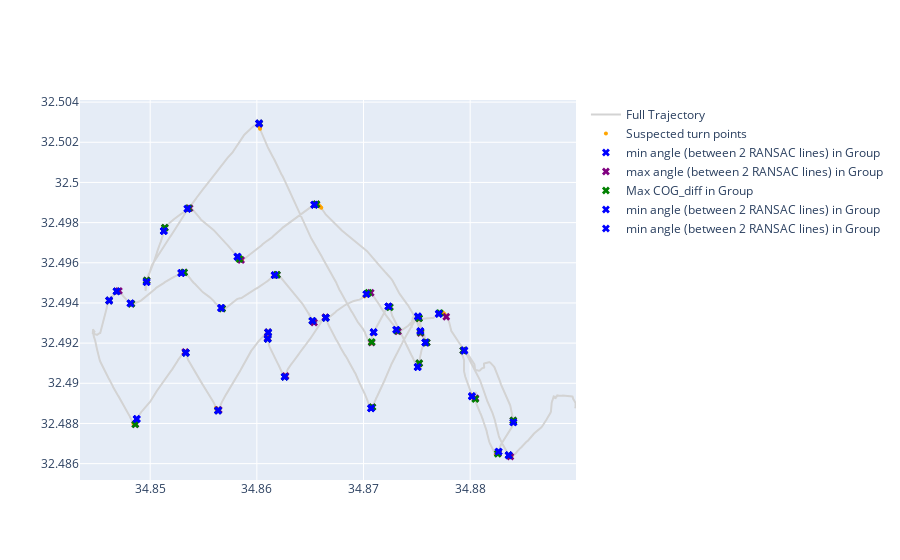

Notebook code cell kept with this figure:
### Code cell
# Plot the results

# Add turn candidate points (not part of any stable segment)
fig.add_trace(go.Scatter(
    x=final_turns_min_angle['longitude'],
    y=final_turns_min_angle['latitude'],
    mode='markers',
    marker=dict(color='blue', size=7, symbol='x'),
    name='min angle (between 2 RANSAC lines) in Group',
    hovertext=[
    f"Turn Group: {row['group_id']}<br>"
    f"Turn Index: {row['turn_index']}<br>"
    f"DF Index: {row['df_index']}<br>"
    f"Angle: {row['Angle (degrees)']:.2f}°<br>"
    f"COG_diff: {row['COG_diff']:.2f}°"
    f"Turn Index: {row['group_id']}<br>"
    for _, row in final_turns_min_angle.iterrows()
    ],
    hoverinfo='text'
))
# Show the plot
fig.show()

### Figure 1 — Plotly figure (JSON) as saved in the notebook; plotly's stock layout.template omitted (floating-point values rounded to 4 significant figures; data arrays with more than 128 entries replaced by an {"elided": "..."} marker saying what was removed)
{"data": [{"line": {"color": "lightgray"}, "mode": "lines", "name": "Full Trajectory", "type": "scatter", "x": {"elided": "4000 float values"}, "y": {"elided": "4000 float values"}}, {"hoverinfo": "text", "hovertext": {"elided": "159 str values"}, "marker": {"color": "orange", "size": 4}, "mode": "markers", "name": "Suspected turn points", "type": "scatter", "x": {"elided": "159 float values"}, "y": {"elided": "159 float values"}}, {"hoverinfo": "text", "hovertext": ["Turn Group: 1<br>Turn Index: 150<br>DF Index: 1269<br>Angle: 65.65°<br>COG_diff: 17.89°Turn Index: 1<br>", "Turn Group: 2<br>Turn Index: 153<br>DF Index: 1332<br>Angle: 62.76°<br>COG_diff: 5.80°Turn Index: 2<br>", "Turn Group: 3<br>Turn Index: 159<br>DF Index: 1387<br>Angle: 60.89°<br>COG_diff: 1.18°Turn Index: 3<br>", "Turn Group: 4<br>Turn Index: 222<br>DF Index: 1535<br>Angle: 70.46°<br>COG_diff: 12.73°Turn Index: 4<br>", "Turn Group: 5<br>Turn Index: 223<br>DF Index: 1558<br>Angle: 68.42°<br>COG_diff: 10.56°Turn Index: 5<br>", "Turn Group: 6<br>Turn Index: 310<br>DF Index: 1810<br>Angle: 30.66°<br>COG_diff: 9.01°Turn Index: 6<br>", "Turn Group: 7<br>Turn Index: 313<br>DF Index: 1843<br>Angle: 50.45°<br>COG_diff: 11.44°Turn Index: 7<br>", "Turn Group: 8<br>Turn Index: 318<br>DF Index: 1872<br>Angle: 36.12°<br>COG_diff: 6.68°Turn Index: 8<br>", "Turn Group: 9<br>Turn Index: 325<br>DF Index: 1913<br>Angle: 50.72°<br>COG_diff: 17.52°Turn Index: 9<br>", "Turn Group: 10<br>Turn Index: 328<br>DF Index: 1949<br>Angle: 49.40°<br>COG_diff: 10.51°Turn Index: 10<br>", "Turn Group: 11<br>Turn Index: 335<br>DF Index: 1993<br>Angle: 46.17°<br>COG_diff: 9.91°Turn Index: 11<br>", "Turn Group: 12<br>Turn Index: 339<br>DF Index: 2029<br>Angle: 38.30°<br>COG_diff: 7.40°Turn Index: 12<br>", "Turn Group: 13<br>Turn Index: 342<br>DF Index: 2072<br>Angle: 40.52°<br>COG_diff: 12.51°Turn Index: 13<br>", "Turn Group: 14<br>Turn Index: 346<br>DF Index: 2092<br>Angle: 53.55°<br>COG_diff: 13.47°Turn Index: 14<br>", "Turn Group: 15<br>Turn Index: 354<br>DF Index: 2115<br>Angle: 27.48°<br>COG_diff: 2.02°Turn Index: 15<br>", "Turn Group: 16<br>Turn Index: 457<br>DF Index: 2359<br>Angle: 32.26°<br>COG_diff: 9.56°Turn Index: 16<br>", "Turn Group: 17<br>Turn Index: 460<br>DF Index: 2423<br>Angle: 80.51°<br>COG_diff: 29.74°Turn Index: 17<br>", "Turn Group: 18<br>Turn Index: 464<br>DF Index: 2473<br>Angle: 78.30°<br>COG_diff: 28.04°Turn Index: 18<br>", "Turn Group: 19<br>Turn Index: 468<br>DF Index: 2544<br>Angle: 81.82°<br>COG_diff: 22.57°Turn Index: 19<br>", "Turn Group: 20<br>Turn Index: 489<br>DF Index: 2573<br>Angle: 79.68°<br>COG_diff: 8.00°Turn Index: 20<br>", "Turn Group: 21<br>Turn Index: 490<br>DF Index: 2601<br>Angle: 77.15°<br>COG_diff: 25.69°Turn Index: 21<br>", "Turn Group: 22<br>Turn Index: 494<br>DF Index: 2657<br>Angle: 84.72°<br>COG_diff: 34.21°Turn Index: 22<br>", "Turn Group: 23<br>Turn Index: 495<br>DF Index: 2727<br>Angle: 73.33°<br>COG_diff: 23.79°Turn Index: 23<br>", "Turn Group: 24<br>Turn Index: 500<br>DF Index: 2802<br>Angle: 67.32°<br>COG_diff: 22.99°Turn Index: 24<br>", "Turn Group: 25<br>Turn Index: 505<br>DF Index: 2821<br>Angle: 27.89°<br>COG_diff: 6.95°Turn Index: 25<br>", "Turn Group: 26<br>Turn Index: 597<br>DF Index: 3018<br>Angle: 33.47°<br>COG_diff: 4.47°Turn Index: 26<br>", "Turn Group: 27<br>Turn Index: 606<br>DF Index: 3111<br>Angle: 48.80°<br>COG_diff: 5.06°Turn Index: 27<br>", "Turn Group: 28<br>Turn Index: 612<br>DF Index: 3174<br>Angle: 46.09°<br>COG_diff: 0.11°Turn Index: 28<br>", "Turn Group: 29<br>Turn Index: 615<br>DF Index: 3216<br>Angle: 45.44°<br>COG_diff: 11.38°Turn Index: 29<br>", "Turn Group: 30<br>Turn Index: 618<br>DF Index: 3238<br>Angle: 29.05°<br>COG_diff: 5.94°Turn Index: 30<br>", "Turn Group: 31<br>Turn Index: 621<br>DF Index: 3271<br>Angle: 47.60°<br>COG_diff: 4.26°Turn Index: 31<br>", "Turn Group: 32<br>Turn Index: 674<br>DF Index: 3513<br>Angle: 34.04°<br>COG_diff: 9.26°Turn Index: 32<br>", "Turn Group: 33<br>Turn Index: 694<br>DF Index: 3703<br>Angle: 37.08°<br>COG_diff: 10.40°Turn Index: 33<br>", "Turn Group: 34<br>Turn Index: 695<br>DF Index: 3724<br>Angle: 63.63°<br>COG_diff: 18.99°Turn Index: 34<br>", "Turn Group: 35<br>Turn Index: 701<br>DF Index: 3773<br>Angle: 50.48°<br>COG_diff: 22.30°Turn Index: 35<br>"], "marker": {"color": "blue", "size": 7, "symbol": "x"}, "mode": "markers", "name": "min angle (between 2 RANSAC lines) in Group", "type": "scatter", "x": [34.88, 34.88, 34.88, 34.88, 34.88, 34.88, 34.87, 34.87, 34.87, 34.86, 34.86, 34.85, 34.85, 34.85, 34.85, 34.85, 34.85, 34.86, 34.86, 34.86, 34.86, 34.87, 34.87, 34.88, 34.88, 34.88, 34.87, 34.86, 34.85, 34.85, 34.85, 34.86, 34.87, 34.87, 34.88], "y": [32.49, 32.49, 32.49, 32.49, 32.49, 32.49, 32.49, 32.49, 32.49, 32.5, 32.49, 32.5, 32.49, 32.49, 32.49, 32.49, 32.49, 32.49, 32.49, 32.49, 32.49, 32.49, 32.49, 32.49, 32.49, 32.49, 32.5, 32.5, 32.5, 32.5, 32.5, 32.5, 32.49, 32.49, 32.49]}, {"hoverinfo": "text", "hovertext": ["Turn Group: 1<br>Turn Index: 148<br>DF Index: 1267<br>Angle: 71.72°<br>COG_diff: 15.82°Turn Index: 1<br>", "Turn Group: 2<br>Turn Index: 155<br>DF Index: 1334<br>Angle: 75.14°<br>COG_diff: 15.78°Turn Index: 2<br>", "Turn Group: 3<br>Turn Index: 165<br>DF Index: 1393<br>Angle: 81.18°<br>COG_diff: 26.14°Turn Index: 3<br>", "Turn Group: 4<br>Turn Index: 220<br>DF Index: 1533<br>Angle: 87.16°<br>COG_diff: 9.51°Turn Index: 4<br>", "Turn Group: 5<br>Turn Index: 224<br>DF Index: 1559<br>Angle: 69.72°<br>COG_diff: 12.12°Turn Index: 5<br>", "Turn Group: 6<br>Turn Index: 303<br>DF Index: 1803<br>Angle: 84.55°<br>COG_diff: 4.07°Turn Index: 6<br>", "Turn Group: 7<br>Turn Index: 311<br>DF Index: 1841<br>Angle: 57.69°<br>COG_diff: 12.65°Turn Index: 7<br>", "Turn Group: 8<br>Turn Index: 314<br>DF Index: 1868<br>Angle: 62.33°<br>COG_diff: 5.23°Turn Index: 8<br>", "Turn Group: 9<br>Turn Index: 323<br>DF Index: 1911<br>Angle: 54.93°<br>COG_diff: 13.19°Turn Index: 9<br>", "Turn Group: 10<br>Turn Index: 326<br>DF Index: 1947<br>Angle: 54.95°<br>COG_diff: 16.01°Turn Index: 10<br>", "Turn Group: 11<br>Turn Index: 334<br>DF Index: 1992<br>Angle: 47.17°<br>COG_diff: 14.80°Turn Index: 11<br>", "Turn Group: 12<br>Turn Index: 336<br>DF Index: 2026<br>Angle: 49.46°<br>COG_diff: 19.19°Turn Index: 12<br>", "Turn Group: 13<br>Turn Index: 341<br>DF Index: 2071<br>Angle: 41.37°<br>COG_diff: 15.28°Turn Index: 13<br>", "Turn Group: 14<br>Turn Index: 343<br>DF Index: 2089<br>Angle: 66.07°<br>COG_diff: 11.62°Turn Index: 14<br>", "Turn Group: 15<br>Turn Index: 354<br>DF Index: 2115<br>Angle: 27.48°<br>COG_diff: 2.02°Turn Index: 15<br>", "Turn Group: 16<br>Turn Index: 450<br>DF Index: 2352<br>Angle: 87.60°<br>COG_diff: 7.05°Turn Index: 16<br>", "Turn Group: 17<br>Turn Index: 458<br>DF Index: 2421<br>Angle: 87.83°<br>COG_diff: 19.63°Turn Index: 17<br>", "Turn Group: 18<br>Turn Index: 466<br>DF Index: 2475<br>Angle: 85.57°<br>COG_diff: 19.98°Turn Index: 18<br>", "Turn Group: 19<br>Turn Index: 467<br>DF Index: 2543<br>Angle: 88.68°<br>COG_diff: 21.44°Turn Index: 19<br>", "Turn Group: 20<br>Turn Index: 488<br>DF Index: 2572<br>Angle: 88.33°<br>COG_diff: 4.65°Turn Index: 20<br>", "Turn Group: 21<br>Turn Index: 492<br>DF Index: 2603<br>Angle: 89.53°<br>COG_diff: 18.50°Turn Index: 21<br>", "Turn Group: 22<br>Turn Index: 493<br>DF Index: 2656<br>Angle: 89.26°<br>COG_diff: 18.12°Turn Index: 22<br>", "Turn Group: 23<br>Turn Index: 498<br>DF Index: 2730<br>Angle: 87.43°<br>COG_diff: 28.98°Turn Index: 23<br>", "Turn Group: 24<br>Turn Index: 503<br>DF Index: 2805<br>Angle: 79.65°<br>COG_diff: 32.97°Turn Index: 24<br>", "Turn Group: 25<br>Turn Index: 508<br>DF Index: 2824<br>Angle: 68.73°<br>COG_diff: 16.41°Turn Index: 25<br>", "Turn Group: 26<br>Turn Index: 595<br>DF Index: 3016<br>Angle: 38.95°<br>COG_diff: 5.14°Turn Index: 26<br>", "Turn Group: 27<br>Turn Index: 604<br>DF Index: 3109<br>Angle: 54.15°<br>COG_diff: 13.56°Turn Index: 27<br>", "Turn Group: 28<br>Turn Index: 608<br>DF Index: 3170<br>Angle: 54.13°<br>COG_diff: 10.63°Turn Index: 28<br>", "Turn Group: 29<br>Turn Index: 613<br>DF Index: 3214<br>Angle: 52.64°<br>COG_diff: 6.45°Turn Index: 29<br>", "Turn Group: 30<br>Turn Index: 616<br>DF Index: 3236<br>Angle: 36.26°<br>COG_diff: 14.45°Turn Index: 30<br>", "Turn Group: 31<br>Turn Index: 619<br>DF Index: 3269<br>Angle: 51.58°<br>COG_diff: 7.23°Turn Index: 31<br>", "Turn Group: 32<br>Turn Index: 675<br>DF Index: 3514<br>Angle: 84.89°<br>COG_diff: 2.25°Turn Index: 32<br>", "Turn Group: 33<br>Turn Index: 691<br>DF Index: 3694<br>Angle: 77.68°<br>COG_diff: 18.95°Turn Index: 33<br>", "Turn Group: 34<br>Turn Index: 698<br>DF Index: 3727<br>Angle: 83.82°<br>COG_diff: 19.18°Turn Index: 34<br>", "Turn Group: 35<br>Turn Index: 707<br>DF Index: 3779<br>Angle: 72.27°<br>COG_diff: 350.52°Turn Index: 35<br>"], "marker": {"color": "purple", "size": 7, "symbol": "x"}, "mode": "markers", "name": "max angle (between 2 RANSAC lines) in Group", "type": "scatter", "x": [34.88, 34.88, 34.88, 34.88, 34.88, 34.88, 34.87, 34.87, 34.87, 34.86, 34.86, 34.85, 34.85, 34.85, 34.85, 34.85, 34.85, 34.86, 34.86, 34.86, 34.86, 34.87, 34.87, 34.88, 34.88, 34.88, 34.87, 34.86, 34.85, 34.85, 34.85, 34.86, 34.87, 34.87, 34.88], "y": [32.49, 32.49, 32.49, 32.49, 32.49, 32.49, 32.49, 32.49, 32.49, 32.5, 32.49, 32.5, 32.49, 32.49, 32.49, 32.49, 32.49, 32.49, 32.49, 32.49, 32.49, 32.49, 32.49, 32.49, 32.49, 32.49, 32.5, 32.5, 32.5, 32.5, 32.5, 32.5, 32.49, 32.49, 32.49]}, {"hoverinfo": "text", "hovertext": ["Turn Group: 1<br>Turn Index: 150<br>DF Index: 1269<br>Angle: 65.65°<br>COG_diff: 17.89°", "Turn Group: 2<br>Turn Index: 155<br>DF Index: 1334<br>Angle: 75.14°<br>COG_diff: 15.78°", "Turn Group: 3<br>Turn Index: 164<br>DF Index: 1392<br>Angle: 73.64°<br>COG_diff: 33.54°", "Turn Group: 4<br>Turn Index: 219<br>DF Index: 1532<br>Angle: 85.29°<br>COG_diff: 25.12°", "Turn Group: 5<br>Turn Index: 224<br>DF Index: 1559<br>Angle: 69.72°<br>COG_diff: 12.12°", "Turn Group: 6<br>Turn Index: 309<br>DF Index: 1809<br>Angle: 37.23°<br>COG_diff: 18.76°", "Turn Group: 7<br>Turn Index: 312<br>DF Index: 1842<br>Angle: 54.64°<br>COG_diff: 20.39°", "Turn Group: 8<br>Turn Index: 316<br>DF Index: 1870<br>Angle: 53.94°<br>COG_diff: 18.35°", "Turn Group: 9<br>Turn Index: 325<br>DF Index: 1913<br>Angle: 50.72°<br>COG_diff: 17.52°", "Turn Group: 10<br>Turn Index: 326<br>DF Index: 1947<br>Angle: 54.95°<br>COG_diff: 16.01°", "Turn Group: 11<br>Turn Index: 334<br>DF Index: 1992<br>Angle: 47.17°<br>COG_diff: 14.80°", "Turn Group: 12<br>Turn Index: 336<br>DF Index: 2026<br>Angle: 49.46°<br>COG_diff: 19.19°", "Turn Group: 13<br>Turn Index: 341<br>DF Index: 2071<br>Angle: 41.37°<br>COG_diff: 15.28°", "Turn Group: 14<br>Turn Index: 346<br>DF Index: 2092<br>Angle: 53.55°<br>COG_diff: 13.47°", "Turn Group: 15<br>Turn Index: 354<br>DF Index: 2115<br>Angle: 27.48°<br>COG_diff: 2.02°", "Turn Group: 16<br>Turn Index: 449<br>DF Index: 2351<br>Angle: 79.15°<br>COG_diff: 26.15°", "Turn Group: 17<br>Turn Index: 460<br>DF Index: 2423<br>Angle: 80.51°<br>COG_diff: 29.74°", "Turn Group: 18<br>Turn Index: 464<br>DF Index: 2473<br>Angle: 78.30°<br>COG_diff: 28.04°", "Turn Group: 19<br>Turn Index: 468<br>DF Index: 2544<br>Angle: 81.82°<br>COG_diff: 22.57°", "Turn Group: 20<br>Turn Index: 489<br>DF Index: 2573<br>Angle: 79.68°<br>COG_diff: 8.00°", "Turn Group: 21<br>Turn Index: 490<br>DF Index: 2601<br>Angle: 77.15°<br>COG_diff: 25.69°", "Turn Group: 22<br>Turn Index: 494<br>DF Index: 2657<br>Angle: 84.72°<br>COG_diff: 34.21°", "Turn Group: 23<br>Turn Index: 498<br>DF Index: 2730<br>Angle: 87.43°<br>COG_diff: 28.98°", "Turn Group: 24<br>Turn Index: 503<br>DF Index: 2805<br>Angle: 79.65°<br>COG_diff: 32.97°", "Turn Group: 25<br>Turn Index: 508<br>DF Index: 2824<br>Angle: 68.73°<br>COG_diff: 16.41°", "Turn Group: 26<br>Turn Index: 596<br>DF Index: 3017<br>Angle: 36.69°<br>COG_diff: 351.58°", "Turn Group: 27<br>Turn Index: 604<br>DF Index: 3109<br>Angle: 54.15°<br>COG_diff: 13.56°", "Turn Group: 28<br>Turn Index: 610<br>DF Index: 3172<br>Angle: 49.55°<br>COG_diff: 18.46°", "Turn Group: 29<br>Turn Index: 614<br>DF Index: 3215<br>Angle: 49.56°<br>COG_diff: 15.70°", "Turn Group: 30<br>Turn Index: 616<br>DF Index: 3236<br>Angle: 36.26°<br>COG_diff: 14.45°", "Turn Group: 31<br>Turn Index: 619<br>DF Index: 3269<br>Angle: 51.58°<br>COG_diff: 7.23°", "Turn Group: 32<br>Turn Index: 676<br>DF Index: 3515<br>Angle: 82.20°<br>COG_diff: 34.68°", "Turn Group: 33<br>Turn Index: 692<br>DF Index: 3695<br>Angle: 72.48°<br>COG_diff: 30.08°", "Turn Group: 34<br>Turn Index: 699<br>DF Index: 3728<br>Angle: 77.48°<br>COG_diff: 34.09°", "Turn Group: 35<br>Turn Index: 707<br>DF Index: 3779<br>Angle: 72.27°<br>COG_diff: 350.52°"], "marker": {"color": "green", "size": 7, "symbol": "x"}, "mode": "markers", "name": "Max COG_diff in Group", "type": "scatter", "x": [34.88, 34.88, 34.88, 34.88, 34.88, 34.88, 34.87, 34.87, 34.87, 34.86, 34.86, 34.85, 34.85, 34.85, 34.85, 34.85, 34.85, 34.86, 34.86, 34.86, 34.86, 34.87, 34.87, 34.88, 34.88, 34.88, 34.87, 34.86, 34.85, 34.85, 34.85, 34.86, 34.87, 34.87, 34.88], "y": [32.49, 32.49, 32.49, 32.49, 32.49, 32.49, 32.49, 32.49, 32.49, 32.5, 32.49, 32.5, 32.49, 32.49, 32.49, 32.49, 32.49, 32.49, 32.49, 32.49, 32.49, 32.49, 32.49, 32.49, 32.49, 32.49, 32.5, 32.5, 32.5, 32.5, 32.5, 32.5, 32.49, 32.49, 32.49]}, {"hoverinfo": "text", "hovertext": ["Turn Group: 1<br>Turn Index: 150<br>DF Index: 1269<br>Angle: 65.65°<br>COG_diff: 17.89°Turn Index: 1<br>", "Turn Group: 2<br>Turn Index: 153<br>DF Index: 1332<br>Angle: 62.76°<br>COG_diff: 5.80°Turn Index: 2<br>", "Turn Group: 3<br>Turn Index: 159<br>DF Index: 1387<br>Angle: 60.89°<br>COG_diff: 1.18°Turn Index: 3<br>", "Turn Group: 4<br>Turn Index: 222<br>DF Index: 1535<br>Angle: 70.46°<br>COG_diff: 12.73°Turn Index: 4<br>", "Turn Group: 5<br>Turn Index: 223<br>DF Index: 1558<br>Angle: 68.42°<br>COG_diff: 10.56°Turn Index: 5<br>", "Turn Group: 6<br>Turn Index: 310<br>DF Index: 1810<br>Angle: 30.66°<br>COG_diff: 9.01°Turn Index: 6<br>", "Turn Group: 7<br>Turn Index: 313<br>DF Index: 1843<br>Angle: 50.45°<br>COG_diff: 11.44°Turn Index: 7<br>", "Turn Group: 8<br>Turn Index: 318<br>DF Index: 1872<br>Angle: 36.12°<br>COG_diff: 6.68°Turn Index: 8<br>", "Turn Group: 9<br>Turn Index: 325<br>DF Index: 1913<br>Angle: 50.72°<br>COG_diff: 17.52°Turn Index: 9<br>", "Turn Group: 10<br>Turn Index: 328<br>DF Index: 1949<br>Angle: 49.40°<br>COG_diff: 10.51°Turn Index: 10<br>", "Turn Group: 11<br>Turn Index: 335<br>DF Index: 1993<br>Angle: 46.17°<br>COG_diff: 9.91°Turn Index: 11<br>", "Turn Group: 12<br>Turn Index: 339<br>DF Index: 2029<br>Angle: 38.30°<br>COG_diff: 7.40°Turn Index: 12<br>", "Turn Group: 13<br>Turn Index: 342<br>DF Index: 2072<br>Angle: 40.52°<br>COG_diff: 12.51°Turn Index: 13<br>", "Turn Group: 14<br>Turn Index: 346<br>DF Index: 2092<br>Angle: 53.55°<br>COG_diff: 13.47°Turn Index: 14<br>", "Turn Group: 15<br>Turn Index: 354<br>DF Index: 2115<br>Angle: 27.48°<br>COG_diff: 2.02°Turn Index: 15<br>", "Turn Group: 16<br>Turn Index: 457<br>DF Index: 2359<br>Angle: 32.26°<br>COG_diff: 9.56°Turn Index: 16<br>", "Turn Group: 17<br>Turn Index: 460<br>DF Index: 2423<br>Angle: 80.51°<br>COG_diff: 29.74°Turn Index: 17<br>", "Turn Group: 18<br>Turn Index: 464<br>DF Index: 2473<br>Angle: 78.30°<br>COG_diff: 28.04°Turn Index: 18<br>", "Turn Group: 19<br>Turn Index: 468<br>DF Index: 2544<br>Angle: 81.82°<br>COG_diff: 22.57°Turn Index: 19<br>", "Turn Group: 20<br>Turn Index: 489<br>DF Index: 2573<br>Angle: 79.68°<br>COG_diff: 8.00°Turn Index: 20<br>", "Turn Group: 21<br>Turn Index: 490<br>DF Index: 2601<br>Angle: 77.15°<br>COG_diff: 25.69°Turn Index: 21<br>", "Turn Group: 22<br>Turn Index: 494<br>DF Index: 2657<br>Angle: 84.72°<br>COG_diff: 34.21°Turn Index: 22<br>", "Turn Group: 23<br>Turn Index: 495<br>DF Index: 2727<br>Angle: 73.33°<br>COG_diff: 23.79°Turn Index: 23<br>", "Turn Group: 24<br>Turn Index: 500<br>DF Index: 2802<br>Angle: 67.32°<br>COG_diff: 22.99°Turn Index: 24<br>", "Turn Group: 25<br>Turn Index: 505<br>DF Index: 2821<br>Angle: 27.89°<br>COG_diff: 6.95°Turn Index: 25<br>", "Turn Group: 26<br>Turn Index: 597<br>DF Index: 3018<br>Angle: 33.47°<br>COG_diff: 4.47°Turn Index: 26<br>", "Turn Group: 27<br>Turn Index: 606<br>DF Index: 3111<br>Angle: 48.80°<br>COG_diff: 5.06°Turn Index: 27<br>", "Turn Group: 28<br>Turn Index: 612<br>DF Index: 3174<br>Angle: 46.09°<br>COG_diff: 0.11°Turn Index: 28<br>", "Turn Group: 29<br>Turn Index: 615<br>DF Index: 3216<br>Angle: 45.44°<br>COG_diff: 11.38°Turn Index: 29<br>", "Turn Group: 30<br>Turn Index: 618<br>DF Index: 3238<br>Angle: 29.05°<br>COG_diff: 5.94°Turn Index: 30<br>", "Turn Group: 31<br>Turn Index: 621<br>DF Index: 3271<br>Angle: 47.60°<br>COG_diff: 4.26°Turn Index: 31<br>", "Turn Group: 32<br>Turn Index: 674<br>DF Index: 3513<br>Angle: 34.04°<br>COG_diff: 9.26°Turn Index: 32<br>", "Turn Group: 33<br>Turn Index: 694<br>DF Index: 3703<br>Angle: 37.08°<br>COG_diff: 10.40°Turn Index: 33<br>", "Turn Group: 34<br>Turn Index: 695<br>DF Index: 3724<br>Angle: 63.63°<br>COG_diff: 18.99°Turn Index: 34<br>", "Turn Group: 35<br>Turn Index: 701<br>DF Index: 3773<br>Angle: 50.48°<br>COG_diff: 22.30°Turn Index: 35<br>"], "marker": {"color": "blue", "size": 7, "symbol": "x"}, "mode": "markers", "name": "min angle (between 2 RANSAC lines) in Group", "type": "scatter", "x": [34.88, 34.88, 34.88, 34.88, 34.88, 34.88, 34.87, 34.87, 34.87, 34.86, 34.86, 34.85, 34.85, 34.85, 34.85, 34.85, 34.85, 34.86, 34.86, 34.86, 34.86, 34.87, 34.87, 34.88, 34.88, 34.88, 34.87, 34.86, 34.85, 34.85, 34.85, 34.86, 34.87, 34.87, 34.88], "y": [32.49, 32.49, 32.49, 32.49, 32.49, 32.49, 32.49, 32.49, 32.49, 32.5, 32.49, 32.5, 32.49, 32.49, 32.49, 32.49, 32.49, 32.49, 32.49, 32.49, 32.49, 32.49, 32.49, 32.49, 32.49, 32.49, 32.5, 32.5, 32.5, 32.5, 32.5, 32.5, 32.49, 32.49, 32.49]}, {"hoverinfo": "text", "hovertext": ["Turn Group: 1<br>Turn Index: 150<br>DF Index: 1269<br>Angle: 65.65°<br>COG_diff: 17.89°Turn Index: 1<br>", "Turn Group: 2<br>Turn Index: 153<br>DF Index: 1332<br>Angle: 62.76°<br>COG_diff: 5.80°Turn Index: 2<br>", "Turn Group: 3<br>Turn Index: 159<br>DF Index: 1387<br>Angle: 60.89°<br>COG_diff: 1.18°Turn Index: 3<br>", "Turn Group: 4<br>Turn Index: 222<br>DF Index: 1535<br>Angle: 70.46°<br>COG_diff: 12.73°Turn Index: 4<br>", "Turn Group: 5<br>Turn Index: 223<br>DF Index: 1558<br>Angle: 68.42°<br>COG_diff: 10.56°Turn Index: 5<br>", "Turn Group: 6<br>Turn Index: 310<br>DF Index: 1810<br>Angle: 30.66°<br>COG_diff: 9.01°Turn Index: 6<br>", "Turn Group: 7<br>Turn Index: 313<br>DF Index: 1843<br>Angle: 50.45°<br>COG_diff: 11.44°Turn Index: 7<br>", "Turn Group: 8<br>Turn Index: 318<br>DF Index: 1872<br>Angle: 36.12°<br>COG_diff: 6.68°Turn Index: 8<br>", "Turn Group: 9<br>Turn Index: 325<br>DF Index: 1913<br>Angle: 50.72°<br>COG_diff: 17.52°Turn Index: 9<br>", "Turn Group: 10<br>Turn Index: 328<br>DF Index: 1949<br>Angle: 49.40°<br>COG_diff: 10.51°Turn Index: 10<br>", "Turn Group: 11<br>Turn Index: 335<br>DF Index: 1993<br>Angle: 46.17°<br>COG_diff: 9.91°Turn Index: 11<br>", "Turn Group: 12<br>Turn Index: 339<br>DF Index: 2029<br>Angle: 38.30°<br>COG_diff: 7.40°Turn Index: 12<br>", "Turn Group: 13<br>Turn Index: 342<br>DF Index: 2072<br>Angle: 40.52°<br>COG_diff: 12.51°Turn Index: 13<br>", "Turn Group: 14<br>Turn Index: 346<br>DF Index: 2092<br>Angle: 53.55°<br>COG_diff: 13.47°Turn Index: 14<br>", "Turn Group: 15<br>Turn Index: 354<br>DF Index: 2115<br>Angle: 27.48°<br>COG_diff: 2.02°Turn Index: 15<br>", "Turn Group: 16<br>Turn Index: 457<br>DF Index: 2359<br>Angle: 32.26°<br>COG_diff: 9.56°Turn Index: 16<br>", "Turn Group: 17<br>Turn Index: 460<br>DF Index: 2423<br>Angle: 80.51°<br>COG_diff: 29.74°Turn Index: 17<br>", "Turn Group: 18<br>Turn Index: 464<br>DF Index: 2473<br>Angle: 78.30°<br>COG_diff: 28.04°Turn Index: 18<br>", "Turn Group: 19<br>Turn Index: 468<br>DF Index: 2544<br>Angle: 81.82°<br>COG_diff: 22.57°Turn Index: 19<br>", "Turn Group: 20<br>Turn Index: 489<br>DF Index: 2573<br>Angle: 79.68°<br>COG_diff: 8.00°Turn Index: 20<br>", "Turn Group: 21<br>Turn Index: 490<br>DF Index: 2601<br>Angle: 77.15°<br>COG_diff: 25.69°Turn Index: 21<br>", "Turn Group: 22<br>Turn Index: 494<br>DF Index: 2657<br>Angle: 84.72°<br>COG_diff: 34.21°Turn Index: 22<br>", "Turn Group: 23<br>Turn Index: 495<br>DF Index: 2727<br>Angle: 73.33°<br>COG_diff: 23.79°Turn Index: 23<br>", "Turn Group: 24<br>Turn Index: 500<br>DF Index: 2802<br>Angle: 67.32°<br>COG_diff: 22.99°Turn Index: 24<br>", "Turn Group: 25<br>Turn Index: 505<br>DF Index: 2821<br>Angle: 27.89°<br>COG_diff: 6.95°Turn Index: 25<br>", "Turn Group: 26<br>Turn Index: 597<br>DF Index: 3018<br>Angle: 33.47°<br>COG_diff: 4.47°Turn Index: 26<br>", "Turn Group: 27<br>Turn Index: 606<br>DF Index: 3111<br>Angle: 48.80°<br>COG_diff: 5.06°Turn Index: 27<br>", "Turn Group: 28<br>Turn Index: 612<br>DF Index: 3174<br>Angle: 46.09°<br>COG_diff: 0.11°Turn Index: 28<br>", "Turn Group: 29<br>Turn Index: 615<br>DF Index: 3216<br>Angle: 45.44°<br>COG_diff: 11.38°Turn Index: 29<br>", "Turn Group: 30<br>Turn Index: 618<br>DF Index: 3238<br>Angle: 29.05°<br>COG_diff: 5.94°Turn Index: 30<br>", "Turn Group: 31<br>Turn Index: 621<br>DF Index: 3271<br>Angle: 47.60°<br>COG_diff: 4.26°Turn Index: 31<br>", "Turn Group: 32<br>Turn Index: 674<br>DF Index: 3513<br>Angle: 34.04°<br>COG_diff: 9.26°Turn Index: 32<br>", "Turn Group: 33<br>Turn Index: 694<br>DF Index: 3703<br>Angle: 37.08°<br>COG_diff: 10.40°Turn Index: 33<br>", "Turn Group: 34<br>Turn Index: 695<br>DF Index: 3724<br>Angle: 63.63°<br>COG_diff: 18.99°Turn Index: 34<br>", "Turn Group: 35<br>Turn Index: 701<br>DF Index: 3773<br>Angle: 50.48°<br>COG_diff: 22.30°Turn Index: 35<br>"], "marker": {"color": "blue", "size": 7, "symbol": "x"}, "mode": "markers", "name": "min angle (between 2 RANSAC lines) in Group", "type": "scatter", "x": [34.88, 34.88, 34.88, 34.88, 34.88, 34.88, 34.87, 34.87, 34.87, 34.86, 34.86, 34.85, 34.85, 34.85, 34.85, 34.85, 34.85, 34.86, 34.86, 34.86, 34.86, 34.87, 34.87, 34.88, 34.88, 34.88, 34.87, 34.86, 34.85, 34.85, 34.85, 34.86, 34.87, 34.87, 34.88], "y": [32.49, 32.49, 32.49, 32.49, 32.49, 32.49, 32.49, 32.49, 32.49, 32.5, 32.49, 32.5, 32.49, 32.49, 32.49, 32.49, 32.49, 32.49, 32.49, 32.49, 32.49, 32.49, 32.49, 32.49, 32.49, 32.49, 32.5, 32.5, 32.5, 32.5, 32.5, 32.5, 32.49, 32.49, 32.49]}], "layout": {}}
